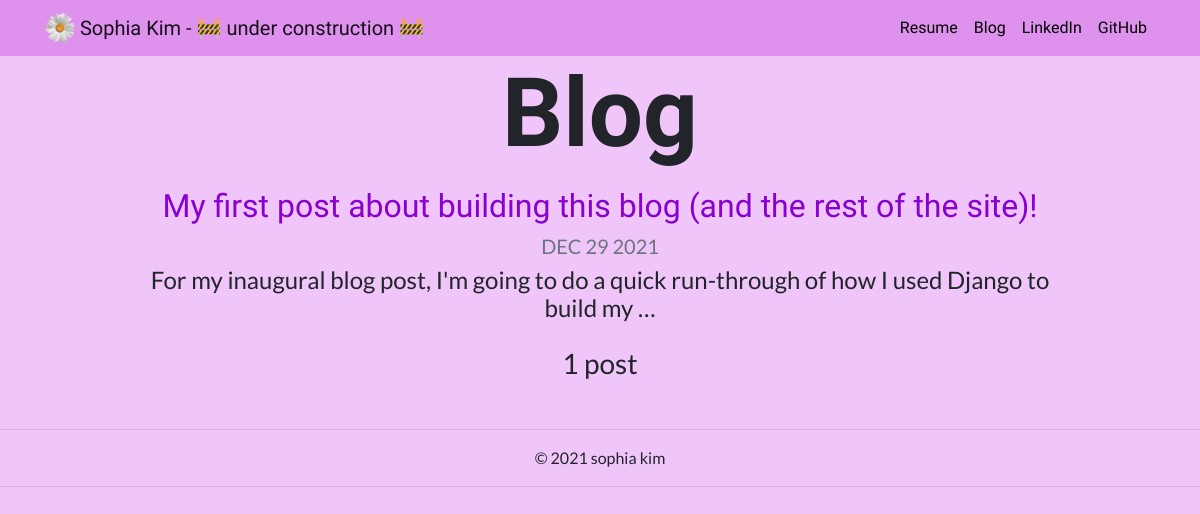
Screenshot of /blog/ with the database file from the repository.
### blog/models.py (models this page shows, shortened)
class Post(models.Model):
  title = models.CharField(max_length=100)
  date = models.DateField()
  text = models.TextField()
  url = models.URLField(blank=True)

### blog/views.py (the view)
# urls.py: path('', views.all_blogs, name='all_blogs'),
def all_blogs(request):
  posts = Post.objects.order_by('-date')
  return render(request, 'blog/all_blogs.html', {'posts': posts})

### blog/templates/blog/all_blogs.html
{% extends 'projects/base.html' %}
{% block content %}
<h1 id="blogtitle" class="font-weight-bold text-center">Blog</h1>
{% for post in posts %}
<div class="row justify-content-center my-3">
  <div class="col-md-10">
    <a href="{% url 'blog:detail' post.id %}">
      <h2 id="section-heading">{{ post.title }}</h2>
    </a>
    <h5 class="text-muted">{{ post.date|date:'M d Y'|upper }}</h5>
    <h4>{{ post.text|striptags|truncatechars:100 }}</h4>
  </div>
</div>
{% endfor %}
<h3 class="text-center mb-5">{{ posts.count }} post{{ posts.count|pluralize }}</h3>
{% endblock %}

### projects/static/projects/custom.css (style rules this page uses)
body { background-color: #f0c5f9; margin: 0; font-family: 'Lato', sans-serif; text-align: center; }
#section-heading { font-family: 'Fredoka One', cursive; }
#blogtitle { font-size: 6rem; font-family: 'Fredoka One', cursive; }
a:link { color: #8801D0 }

### rows the page displays
Post: title "My first post about building this blog (and the rest of the site)!", date "DEC 29 2021", text "For my inaugural blog post, I'm going to do a quick run-through of how I used Django to build my …"

### other values shown
{{ posts.count }} "1"
